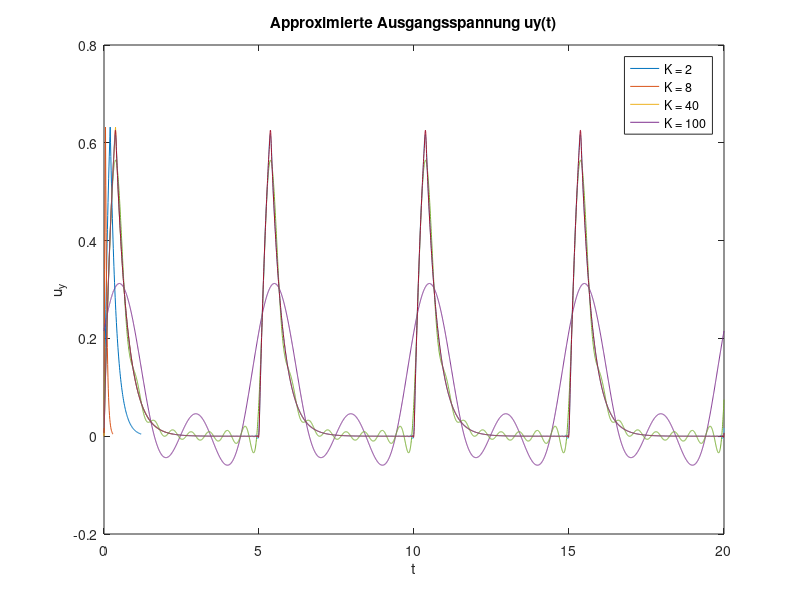

Here is the MATLAB script that generated this plot:
% Malte Mueller 05.04.2019

%% Parameter

U = 1;
T = 5;
tau = 1;
dt = tau/100;

%% Aufgabe 1

% Berechnung der Lade- und Entladekurve

t1 = 0:dt:tau;              % Ladezeit
uy1 = U * (1-exp(-t1/tau)); % Ladefunktion

t2 = tau:dt:(tau+5*tau);    % Entladezeit
uy2 = U * (1-exp(-tau/tau)) * exp(-(t2-tau)/tau);   % Entladefunktion

uy = [uy1, uy2];    % Zusammensetzen der Lade- und Entladewerte
t = [t1, t2];

plot(t, uy); grid on; grid minor; %axis tight; 

% Beschriftung des Graphen

title('Ausgangsspannung u_y(t)');
xlabel('t');
ylabel('u_y(t)');

%% Aufgabe 2

dt = tau/100;
% Berechnung
for m = 1:10
    tau = m*tau/5;
    
    t1 = 0:dt:tau;
    uy1 = U * (1-exp(-t1/tau));
    
    t2 = tau:dt:((tau+5*tau));
    uy2 = U * (1-exp(-tau/tau)) * exp(-(t2-tau)/tau);
    
    uy = [uy1 uy2];
    t = [t1 t2];
    
    if (m == 1 || m == 3 || m == 10)
        plot(t, uy);
        hold on;
    end
    
    %legend(strcat('m = ', num2str(m)));
    pause(1.0);
end

% Beschriftung des Plots
title('Ausgangsspannung uy(t)');
legend('m = 1', 'm = 3', 'm = 10');
xlabel('t');
ylabel('uy');

%% Aufgabe 3

% Einstellen der Parameter
tau = tau;
t1 = linspace(0, tau, 1000);
t2 = linspace(tau, 4*T, 4000);
F = 1/T;
t = [t1, t2];
% figure;
% Approximation
for K = 1:100
    uyt = 0;

    for k = -K:K
        Hkf = 1 / (1 + 1i*2*pi*k*F*tau);
        Xk = exp(-1i*2*pi*k*F*(tau/2)) * (tau/T) * sinc(k*F*tau);
        % Xk = (U/T) * ((exp(-1i*2*pi*k*F*tau) - 1)/(-1i*2*pi*k*F));
        Yk = Hkf * Xk;
        uyt = uyt + Yk * exp(1i*2*pi*k*F*t);
    end
    if (K == 2 || K == 8 || K == 40 || K == 100)
        plot(t, uyt);
        hold on;
    end
    %legend(strcat('K =', num2str(K)));
    %pause(0.5);
end
% Beschriftung des Plots

title('Approximierte Ausgangsspannung uy(t)');
xlabel('t');
ylabel('u_y');
legend('K = 2', 'K = 8', 'K = 40', 'K = 100');

hold off;
